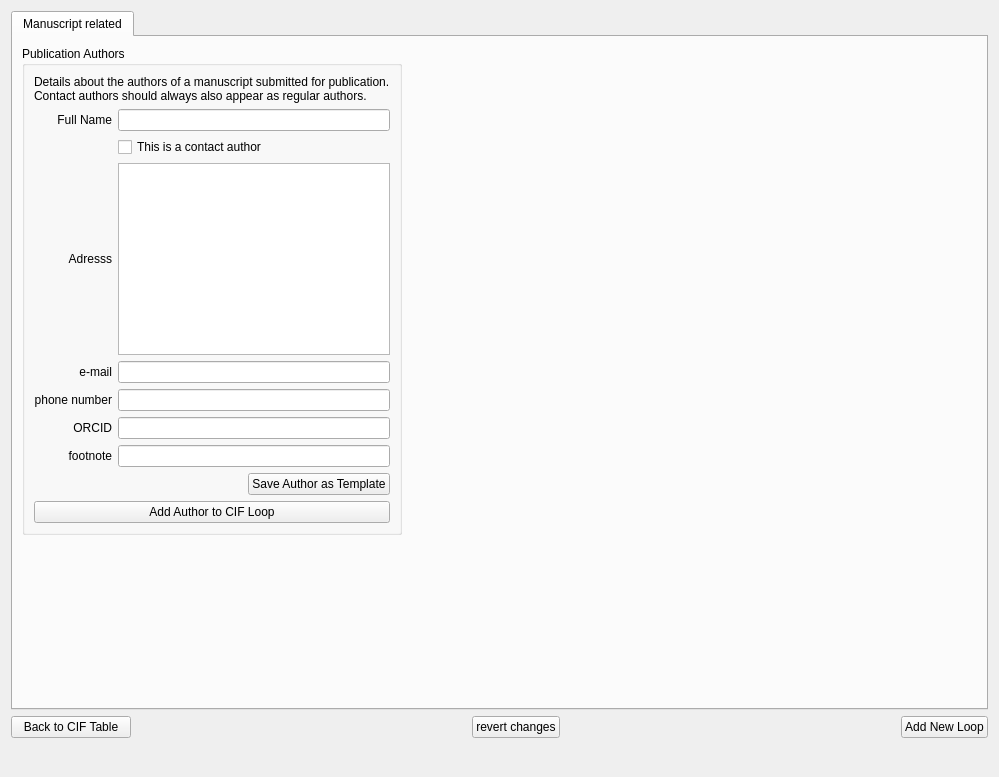
          <widget class="QWidget" name="page_Loops">
           <layout class="QVBoxLayout" name="verticalLayout_9">
            <item>
             <widget class="QTabWidget" name="LoopsTabWidget">
              <property name="currentIndex">
               <number>0</number>
              </property>
              <widget class="QWidget" name="tab_2">
               <attribute name="title">
                <string>Manuscript related</string>
               </attribute>
               <layout class="QGridLayout" name="gridLayout_2">
                <item row="0" column="1">
                 <spacer name="horizontalSpacer_22">
                  <property name="orientation">
                   <enum>Qt::Horizontal</enum>
                  </property>
                  <property name="sizeHint" stdset="0">
                   <size>
                    <width>40</width>
                    <height>20</height>
                   </size>
                  </property>
                 </spacer>
                </item>
                <item row="1" column="0">
                 <spacer name="verticalSpacer_10">
                  <property name="orientation">
                   <enum>Qt::Vertical</enum>
                  </property>
                  <property name="sizeHint" stdset="0">
                   <size>
                    <width>20</width>
                    <height>162</height>
                   </size>
                  </property>
                 </spacer>
                </item>
                <item row="0" column="2">
                 <spacer name="horizontalSpacer_21">
                  <property name="orientation">
                   <enum>Qt::Horizontal</enum>
                  </property>
                  <property name="sizeHint" stdset="0">
                   <size>
                    <width>535</width>
                    <height>20</height>
                   </size>
                  </property>
                 </spacer>
                </item>
                <item row="0" column="0">
                 <widget class="QGroupBox" name="groupBox_9">
                  <property name="title">
                   <string>Publication Authors</string>
                  </property>
                  <layout class="QVBoxLayout" name="verticalLayout_23">
                   <item>
                    <layout class="QVBoxLayout" name="verticalLayout_24">
                     <item>
                      <widget class="QLabel" name="label_20">
                       <property name="text">
                        <string>Details about the authors of a manuscript submitted for publication.
Contact authors should always also appear as regular authors.</string>
                       </property>
                      </widget>
                     </item>
                     <item>
                      <layout class="QGridLayout" name="gridLayout_5">
                       <item row="0" column="0">
                        <widget class="QLabel" name="label_22">
                         <property name="text">
                          <string>Full Name</string>
                         </property>
                         <property name="alignment">
                          <set>Qt::AlignRight|Qt::AlignTrailing|Qt::AlignVCenter</set>
                         </property>
                         <property name="openExternalLinks">
                          <bool>true</bool>
                         </property>
                        </widget>
                       </item>
                       <item row="4" column="2">
                        <widget class="QLineEdit" name="PhoneLineEdit"/>
                       </item>
                       <item row="0" column="2">
                        <widget class="QLineEdit" name="FullNameLineEdit"/>
                       </item>
                       <item row="5" column="0">
                        <widget class="QLabel" name="label_34">
                         <property name="text">
                          <string>ORCID</string>
                         </property>
                         <property name="alignment">
                          <set>Qt::AlignRight|Qt::AlignTrailing|Qt::AlignVCenter</set>
                         </property>
                        </widget>
                       </item>
                       <item row="1" column="2">
                        <widget class="QCheckBox" name="ContactAuthorCheckBox">
                         <property name="text">
                          <string>This is a contact author</string>
                         </property>
                        </widget>
                       </item>
                       <item row="3" column="2">
                        <widget class="QLineEdit" name="EMailLineEdit"/>
                       </item>
                       <item row="6" column="0">
                        <widget class="QLabel" name="footnote_label">
                         <property name="text">
                          <string>footnote</string>
                         </property>
                         <property name="alignment">
                          <set>Qt::AlignRight|Qt::AlignTrailing|Qt::AlignVCenter</set>
                         </property>
                        </widget>
                       </item>
                       <item row="2" column="0">
                        <widget class="QLabel" name="label_21">
                         <property name="text">
                          <string>Adresss</string>
                         </property>
                         <property name="alignment">
                          <set>Qt::AlignRight|Qt::AlignTrailing|Qt::AlignVCenter</set>
                         </property>
                        </widget>
                       </item>
                       <item row="3" column="0">
                        <widget class="QLabel" name="label_16">
                         <property name="text">
                          <string>e-mail</string>
                         </property>
                         <property name="alignment">
                          <set>Qt::AlignRight|Qt::AlignTrailing|Qt::AlignVCenter</set>
                         </property>
                        </widget>
                       </item>
                       <item row="6" column="2">
                        <widget class="QLineEdit" name="FootNoteLineEdit"/>
                       </item>
                       <item row="4" column="0">
                        <widget class="QLabel" name="label_13">
                         <property name="text">
                          <string>phone number</string>
                         </property>
                         <property name="alignment">
                          <set>Qt::AlignRight|Qt::AlignTrailing|Qt::AlignVCenter</set>
                         </property>
                        </widget>
                       </item>
                       <item row="2" column="2">
                        <widget class="QTextEdit" name="AddressTextedit"/>
                       </item>
                       <item row="5" column="2">
                        <widget class="QLineEdit" name="ORCIDLineEdit"/>
                       </item>
                      </layout>
                     </item>
                    </layout>
                   </item>
                   <item>
                    <layout class="QVBoxLayout" name="verticalLayout_32">
                     <item alignment="Qt::AlignRight">
                      <widget class="QPushButton" name="SaveAuthorLoopToTemplateButton">
                       <property name="sizePolicy">
                        <sizepolicy hsizetype="Fixed" vsizetype="Fixed">
                         <horstretch>0</horstretch>
                         <verstretch>0</verstretch>
                        </sizepolicy>
                       </property>
                       <property name="text">
                        <string>Save Author as Template</string>
                       </property>
                      </widget>
                     </item>
                     <item>
                      <widget class="QPushButton" name="AddThisAuthorToLoopPushButton">
                       <property name="text">
                        <string>Add Author to CIF Loop</string>
                       </property>
                      </widget>
                     </item>
                    </layout>
                   </item>
                  </layout>
                 </widget>
                </item>
               </layout>
              </widget>
             </widget>
            </item>
            <item>
             <layout class="QGridLayout" name="gridLayout_16">
              <item row="0" column="2">
               <widget class="QPushButton" name="revertLoopsPushButton">
                <property name="text">
                 <string>revert changes</string>
                </property>
               </widget>
              </item>
              <item row="0" column="0">
               <widget class="QPushButton" name="BackFromLoopsPushButton">
                <property name="sizePolicy">
                 <sizepolicy hsizetype="Fixed" vsizetype="Fixed">
                  <horstretch>0</horstretch>
                  <verstretch>0</verstretch>
                 </sizepolicy>
                </property>
                <property name="minimumSize">
                 <size>
                  <width>120</width>
                  <height>0</height>
                 </size>
                </property>
                <property name="text">
                 <string>Back to CIF Table</string>
                </property>
               </widget>
              </item>
              <item row="3" column="0">
               <spacer name="verticalSpacer_7">
                <property name="orientation">
                 <enum>Qt::Vertical</enum>
                </property>
                <property name="sizeType">
                 <enum>QSizePolicy::Fixed</enum>
                </property>
                <property name="sizeHint" stdset="0">
                 <size>
                  <width>20</width>
                  <height>28</height>
                 </size>
                </property>
               </spacer>
              </item>
              <item row="0" column="1">
               <spacer name="horizontalSpacer_15">
                <property name="orientation">
                 <enum>Qt::Horizontal</enum>
                </property>
                <property name="sizeHint" stdset="0">
                 <size>
                  <width>40</width>
                  <height>20</height>
                 </size>
                </property>
               </spacer>
              </item>
              <item row="0" column="3">
               <spacer name="horizontalSpacer_16">
                <property name="orientation">
                 <enum>Qt::Horizontal</enum>
                </property>
                <property name="sizeHint" stdset="0">
                 <size>
                  <width>20</width>
                  <height>20</height>
                 </size>
                </property>
               </spacer>
              </item>
              <item row="0" column="4">
               <widget class="QPushButton" name="newLoopPushButton">
                <property name="text">
                 <string>Add New Loop</string>
                </property>
               </widget>
              </item>
             </layout>
            </item>
           </layout>
          </widget>
